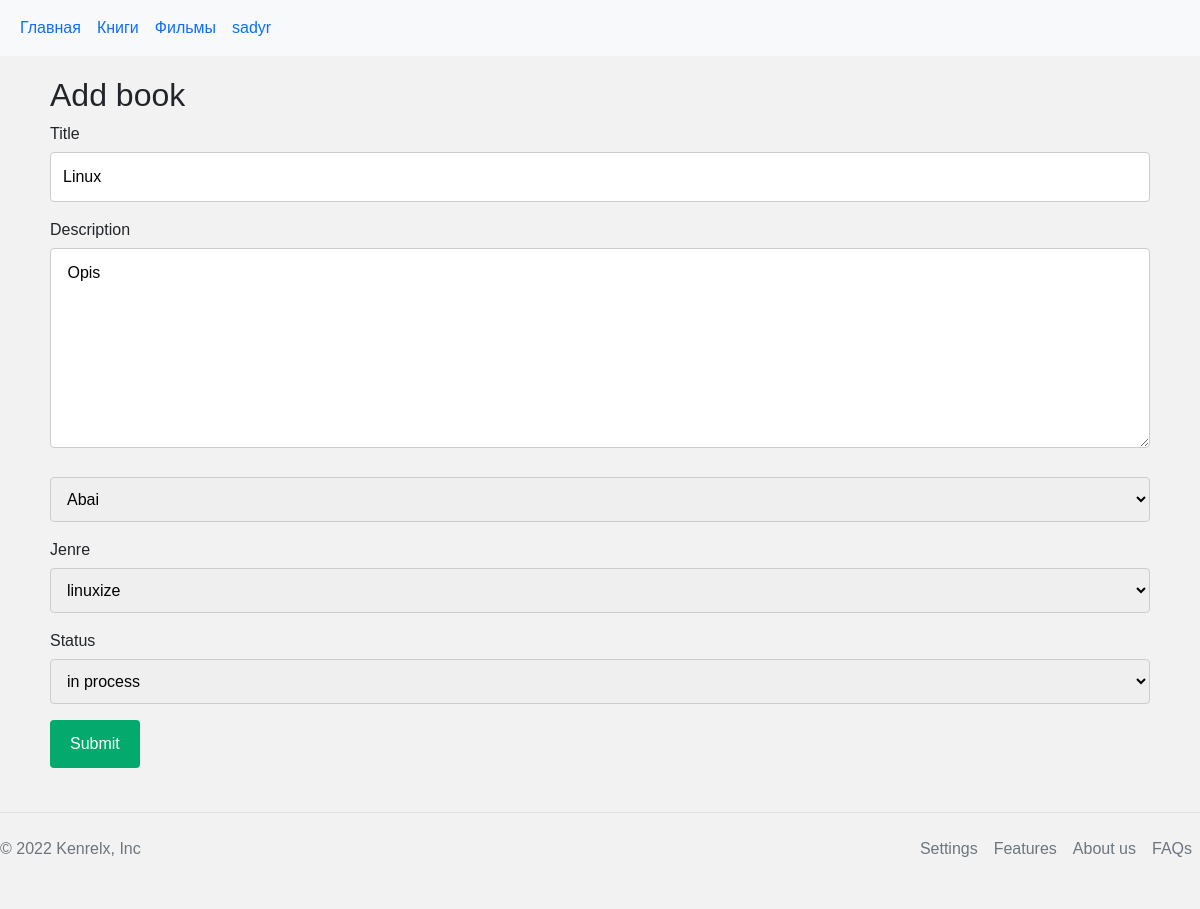
The page /books/edit_book/8 (signed in) on the database its author committed.
### tables this page shows
CREATE TABLE users (
    id INTEGER PRIMARY KEY AUTOINCREMENT,
    email TEXT UNIQUE NOT NULL,
    username TEXT UNIQUE NOT NULL,
    password TEXT NOT NULL
);

CREATE TABLE books (
    id INTEGER PRIMARY KEY AUTOINCREMENT,
    title TEXT UNIQUE NOT NULL,
    description TEXT NOT NULL,
    author_id INTEGER NOT NULL,
    jenre_id INTEGER NOT NULL,
    status_id INTEGER NOT NULL,
    FOREIGN KEY (author_id) REFERENCES authors (id),
    FOREIGN KEY (jenre_id) REFERENCES jenre (id),
    FOREIGN KEY (status_id) REFERENCES status (id)

);

### library/book.py (the view, shortened to what this page needs)
@bp.route('/books/edit_book/<int:book_id>', methods=['GET', 'POST'])
@login_required
def edit_book(book_id):
    db = get_db()
    book = db.execute(
        'SELECT  title, description, authors.name as author , jenre.name as jenre, status.name as status'
        ' FROM books'
        ' INNER JOIN  authors ON books.author_id = authors.id'
        ' INNER JOIN  jenre ON books.jenre_id = jenre.id'
        ' INNER JOIN  status ON books.status_id = status.id'
        ' WHERE books.id = ?',
        (book_id,)
    ).fetchone()
    authors = db.execute(
    'SELECT * '
    ' FROM authors').fetchall()
    jenres = db.execute('SELECT * '
    ' FROM jenre').fetchall()
    statuses = db.execute(
    'SELECT * '
    ' FROM status').fetchall()
    return render_template('book/edit_book.html', book=book, authors=authors, jenres = jenres, statuses = statuses, menus=menus)

### library/auth.py (called while the page is built)
@bp.before_app_request
def load_logged_in_user():
    user_id = session.get('user_id')
    if user_id is None:
        g.user = None
    else:
        g.user = get_db().execute(
            'SELECT * FROM users WHERE id = ?', (user_id,)
        ).fetchone()

def login_required(view):
    @functools.wraps(view)
    def wrapped_view(**kwargs):
        if g.user is None:
            return redirect(url_for('auth.login'))
        return view(**kwargs)
    return wrapped_view

### library/db.py (called while the page is built)
def get_db():
    if 'db' not in g:
        g.db = sqlite3.connect(
            current_app.config['DATABASE'],
            detect_types=sqlite3.PARSE_DECLTYPES
        )
        g.db.row_factory = sqlite3.Row
    return g.db

### library/templates/book/edit_book.html (shortened to what this page needs)
{% extends 'base.html' %}
{% block style %} <link rel="stylesheet" href="/static/css/add_book.css"> {% endblock %}
{% block content %}
      <div class="container">
        <h2>Add book</h2>
          <form action="" method="POST">
            <label for="title">Title</label>
            <input type="text" id="fname" name="title" placeholder="Book is title ..." , value="{{ book['title'] }}">
            <label for="description">Description</label>
            <textarea id="subject" name="description" placeholder="Book description.." style="height:200px"> {{ book['description'] }}</textarea>
              <select id="country" name="author">
                {% for author in authors %}
                {% if author['name'] == book['author'] %}
                <option value="{{ author['id'] }}" selected>{{ book['author'] }}</option>
                {% else %}
              <option value="{{ author['id'] }}">{{ author['name'] }}</option>
              {% endif %}
              {% endfor %}
            </select>
            <label for="jenre">Jenre</label>
            <select id="country" name="jenre">
              {% for jenre in jenres %}
              {% if jenre['name'] == book['jenre'] %}
              <option value="{{ jenre['id'] }}" selected>{{ book['jenre'] }}</option>
              {% else %}
              <option value="{{ jenre['id'] }}">{{ jenre['name'] }}</option>
              {% endif %}
              {% endfor %}
            </select>
            <label for="status">Status</label>
            <select id="country" name="status">
              {% for status in statuses %}
              {% if status['name'] == book['status'] %}
              <option value="{{ status['id'] }}" selected>{{ book['status'] }}</option>
              {% else %}
              <option value="{{ status['id'] }}">{{ status['name'] }}</option>
              {% endif %}
              {% endfor %}
            </select>
            <input type="submit" value="Submit">
          </form>
        </div>
{% endblock %}

### library/templates/base.html (shortened to what this page needs)
<!DOCTYPE html>
<html lang="en">
<head>
    <link rel="stylesheet" href="/static/css/bootstrap.min.css">
    <link rel="stylesheet" href="/static/css/style.css">
    {% block style %} {% endblock %}
</head>
<body>
    <header>
<nav class="navbar navbar-expand-sm bg-light">
    <div class="container-fluid">
      <ul class="navbar-nav">
        {% for menu in menus %}
        <li class="nav-item">
          <a class="nav-link" href="{{ menu['url']}}">{{ menu['name'] }}</a>
        </li>
        {% endfor %}
        {% if g.user['username'] %}
        <li class="nav-item">
          <a class="nav-link" href="#">{{ g.user['username'] }}</a>
        </li>
          {% endif %}
      </ul>
    </div>
  </nav>
    </header>
    {% block content %}
    {% endblock %}
      <footer class="  d-flex flex-wrap justify-content-between align-items-center py-3 my-4 border-top">
        <p class="col-md-4 mb-0 text-muted">&copy; 2022 Kenrelx, Inc</p>
        <a href="/" class="col-md-4 d-flex align-items-center justify-content-center mb-3 mb-md-0 me-md-auto link-dark text-decoration-none">
          <svg class="bi me-2" width="40" height="32"><use xlink:href="#bootstrap"/></svg>
        </a>
        <ul class=" nav col-md-4 justify-content-end">
          <li class="nav-item"><a href="#" class="nav-link px-2 text-muted">Settings</a></li>
          <li class="nav-item"><a href="#" class="nav-link px-2 text-muted">Features</a></li>
          <li class="nav-item"><a href="#" class="nav-link px-2 text-muted">About us</a></li>
          <li class="nav-item"><a href="#" class="nav-link px-2 text-muted">FAQs</a></li>
        </ul>
      </footer>
</body>
</html>

### library/static/css/style.css (style rules this page uses)
body { background-color: #f2f2f2; }

### library/static/css/add_book.css (style rules this page uses)
body { font-family: Arial, Helvetica, sans-serif; }
* { box-sizing: border-box; }
input[type=text], select, textarea { width: 100%; padding: 12px; border: 1px solid #ccc; border-radius: 4px; box-sizing: border-box; margin-top: 6px; margin-bottom: 16px; resize: vertical; }
input[type=submit] { background-color: #04AA6D; color: white; padding: 12px 20px; border: none; border-radius: 4px; cursor: pointer; }
.container { border-radius: 5px; background-color: #f2f2f2; padding: 20px; }

### rows shown on the page
users: user.username "sadyr"
books: title "Linux", description "Opis"

### other values the page prints
{{ menu['name'] }} "Главная" "Книги" "Фильмы"
form field author "Abai"
form field jenre "linuxize"
form field status "in process"
